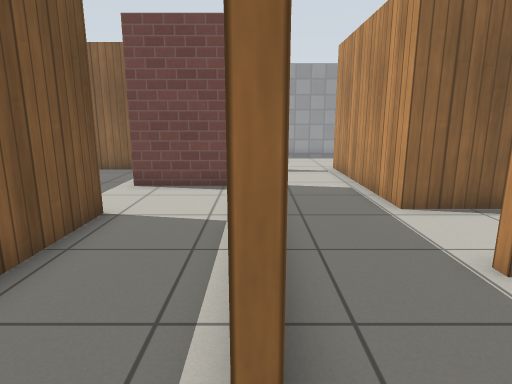
[1] (above)

16 first-person views from a walk through a world built for the Gazebo simulator. The camera is 1 m above the floor, tilts 12° down and sees 75° across. The floor is counted in squares, 0.5 m on a side. Each view is taken from the middle of a square. On the plan, view 1 faces up. The plan holds only what a view shows up to about 18 squares ahead; the rest is blank. The place goes on beyond the plan. The robots in the file are not drawn. Gazebo's built-in surfaces are drawn with simple patterns.

[2]
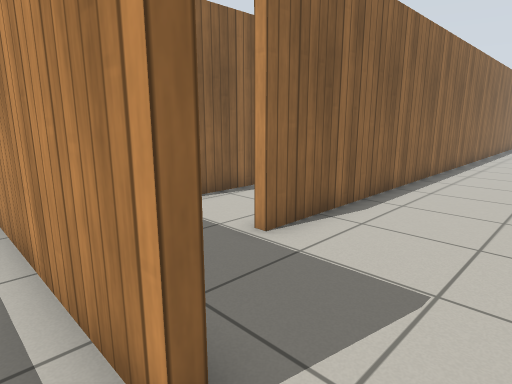

[3]
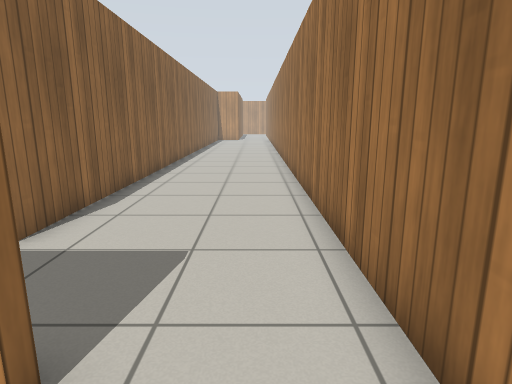

[4]
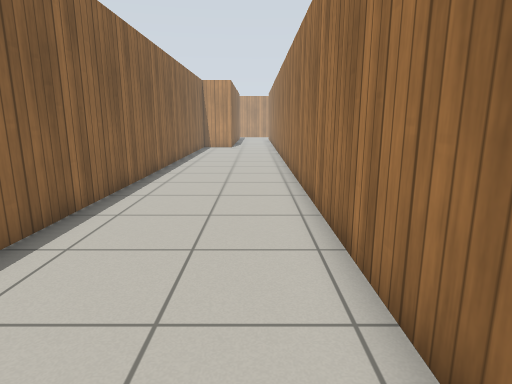

[5]
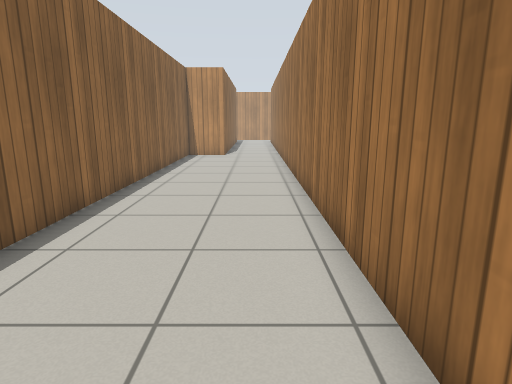

[6]
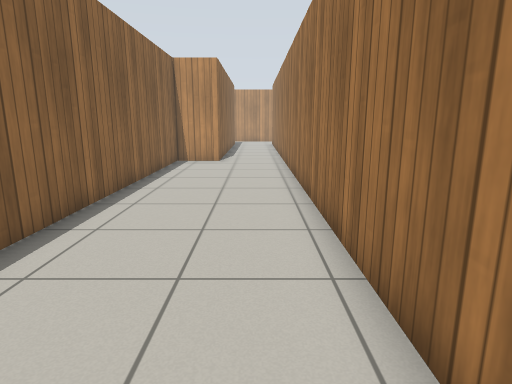

[7]
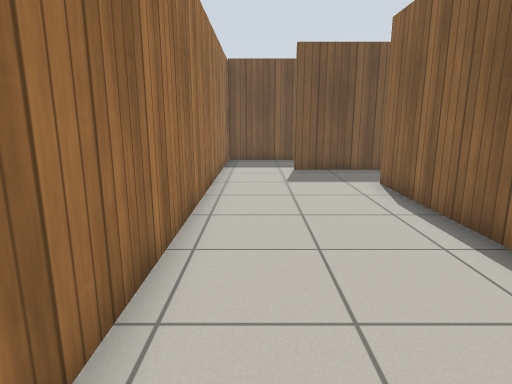

[8]
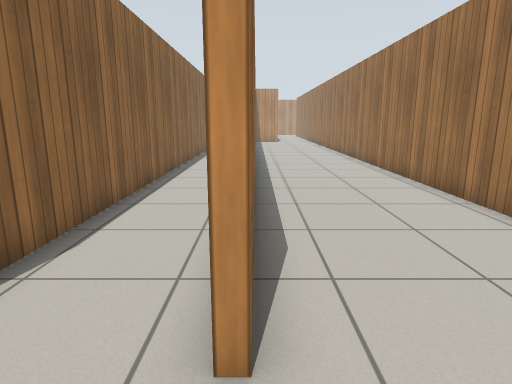

[9]
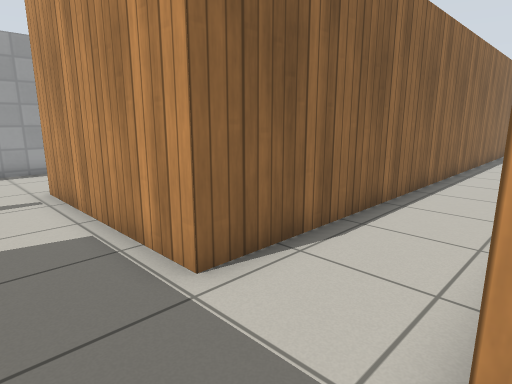

[10]
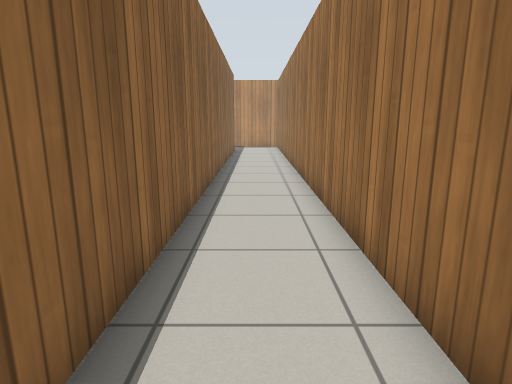

[11]
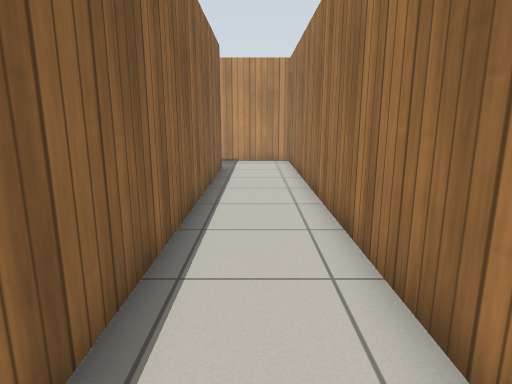

[12]
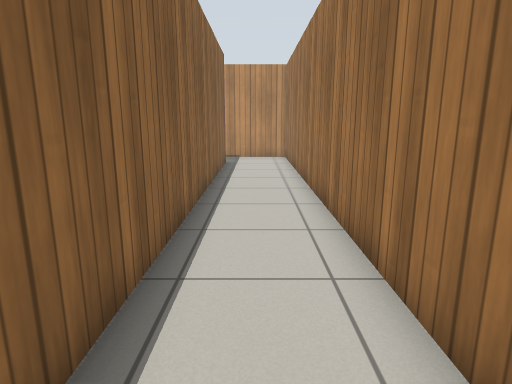

[13]
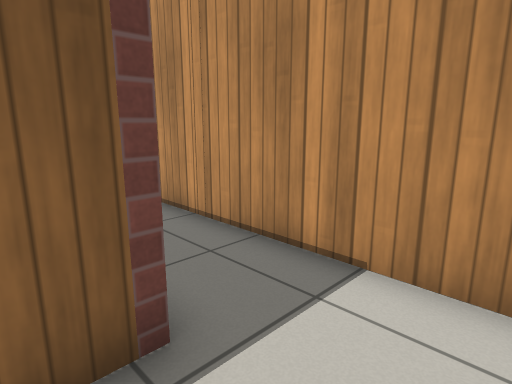

[14]
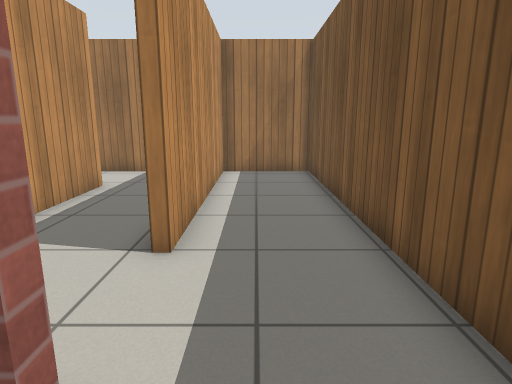

[15]
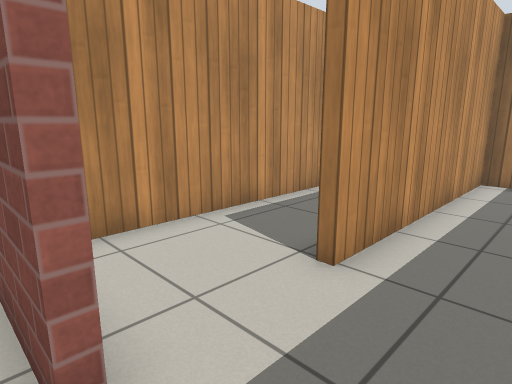

[16]
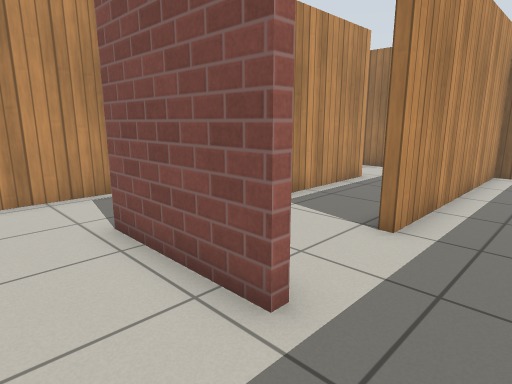

### Floor plan
Points are (right, up) in squares from view 1. A wall is a line through its corners. A room is listed if a view was taken in it or the views show most of it. See-through windows are left out.
Room 1 (views 1, 2, 3)
walls: (-3.4, 7.2) (-3.4, 4); (-3.4, 2.1) (-3.4, -1.4); (0.2, 1.6) (-0.1, 1.6) (-0.1, 9.3); (-0.9, 10.3) (-3.9, 10.3); (-3.5, -1.4) (0.5, -1.4)
ways out: opening at (0, 0.5) to room 2; opening at (-3.5, 8.5) to room 4
Room 2 (views 4, 5, 6, 7, 8, 9)
walls: (35.3, 1.9) (34.1, 1.9) (34.1, 4) (3.3, 4); (0.5, -1.4) (35.4, -1.4); (0.2, 5.3) (0.2, 1.6)
ways out: opening at (0, 0.5) to room 1; opening at (2, 4) to room 3
Room 3 (views 10, 11, 12, 13, 14, 16)
walls: (9.8, 4.3) (34.1, 4.3) (34.1, 12.5); (31.4, 7.5) (3.4, 7.5) (3.4, 13.5); (-3.9, 10.6) (0.2, 10.6)
ways out: opening at (2, 4) to room 2; opening at (-5.5, 10.5) to room 4
Room 4 (view 15)
walls: (-7.2, 9.5) (-7.2, -1.4) (-3.5, -1.4); (-3.7, -1.5) (-3.7, 7.2)
ways out: opening at (-3.5, 8.5) to room 1; opening at (-5.5, 10.5) to room 3

Where each view was taken, in squares from view 1:
view 1: 0 up, 0 right, facing up
view 2: 0 up, 1 left, facing up-right
view 3: 0 up, 2 left, facing right
view 4: 0 up, 8 right, facing right
view 5: 0 up, 14 right, facing right
view 6: 0 up, 17 right, facing right
view 7: 0 up, 14 right, facing left
view 8: 4 up, 1 right, facing right
view 9: 4 up, 1 right, facing up-right
view 10: 6 up, 8 right, facing right
view 11: 6 up, 17 right, facing right
view 12: 6 up, 15 right, facing right
view 13: 5 up, 30 right, facing up-right
view 14: 12 up, 5 left, facing down
view 15: 11 up, 6 left, facing down-right
view 16: 13 up, 6 left, facing down-right
